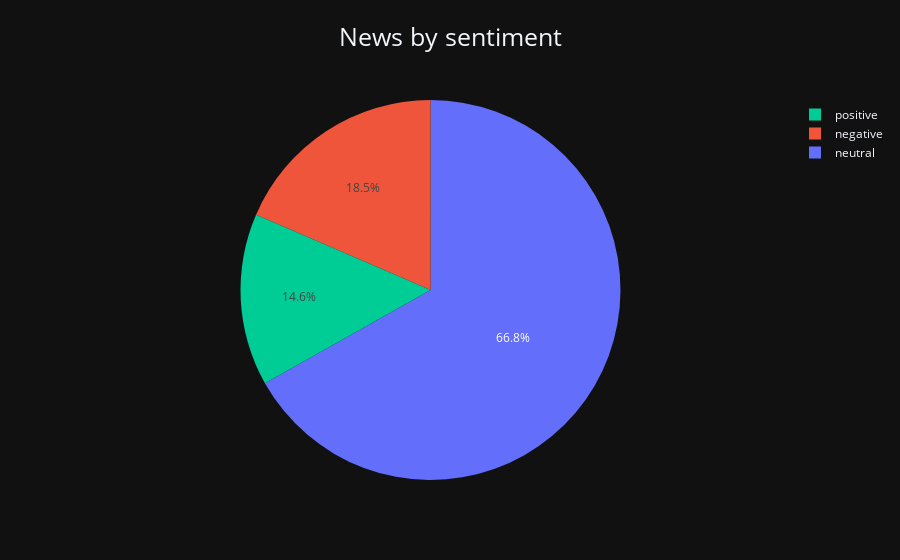

Notebook source saved alongside this figure:
### Code cell
sent_pie(df_poly, 'count', 'title_finBERT', "News by sentiment").show()

### Figure 1 — Plotly figure (JSON) as saved in the notebook; plotly's stock layout.template omitted (floating-point values rounded to 4 significant figures)
{"data": [{"domain": {"x": [0, 1], "y": [0, 1]}, "hovertemplate": "title_finBERT=%{label}<br>count=%{value}<extra></extra>", "labels": ["negative", "neutral", "positive", "negative", "neutral", "positive", "negative", "neutral", "positive", "negative", "neutral", "positive"], "legendgroup": "", "name": "", "showlegend": true, "type": "pie", "values": [87, 312, 80, 123, 464, 98, 29, 84, 15, 10, 39, 4]}], "layout": {"legend": {"tracegroupgap": 0, "traceorder": "reversed"}, "title": {"font": {"size": 25}, "text": "News by sentiment", "x": 0.5, "xanchor": "center", "y": 0.95, "yanchor": "top"}}}
